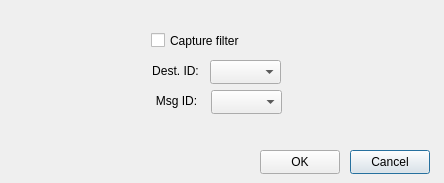
<?xml version="1.0" encoding="UTF-8"?>
<ui version="4.0">
 <class>LoggerCaptureSetup</class>
 <widget class="QDialog" name="LoggerCaptureSetup">
  <property name="geometry">
   <rect>
    <x>0</x>
    <y>0</y>
    <width>444</width>
    <height>183</height>
   </rect>
  </property>
  <property name="windowTitle">
   <string>Capture setup</string>
  </property>
  <widget class="QLabel" name="lbDestId">
   <property name="geometry">
    <rect>
     <x>150</x>
     <y>60</y>
     <width>51</width>
     <height>21</height>
    </rect>
   </property>
   <property name="layoutDirection">
    <enum>Qt::LeftToRight</enum>
   </property>
   <property name="text">
    <string>Dest. ID:</string>
   </property>
   <property name="alignment">
    <set>Qt::AlignCenter</set>
   </property>
  </widget>
  <widget class="QCheckBox" name="cbCaptureFilter">
   <property name="geometry">
    <rect>
     <x>151</x>
     <y>30</y>
     <width>111</width>
     <height>21</height>
    </rect>
   </property>
   <property name="text">
    <string>Capture filter</string>
   </property>
  </widget>
  <widget class="QLabel" name="lbMsgId">
   <property name="geometry">
    <rect>
     <x>151</x>
     <y>90</y>
     <width>51</width>
     <height>21</height>
    </rect>
   </property>
   <property name="layoutDirection">
    <enum>Qt::LeftToRight</enum>
   </property>
   <property name="text">
    <string>Msg ID:</string>
   </property>
   <property name="alignment">
    <set>Qt::AlignCenter</set>
   </property>
  </widget>
  <widget class="QComboBox" name="cbDestId">
   <property name="geometry">
    <rect>
     <x>210</x>
     <y>60</y>
     <width>71</width>
     <height>24</height>
    </rect>
   </property>
  </widget>
  <widget class="QComboBox" name="cbMsgId">
   <property name="geometry">
    <rect>
     <x>211</x>
     <y>90</y>
     <width>71</width>
     <height>24</height>
    </rect>
   </property>
  </widget>
  <widget class="QPushButton" name="btnCancel">
   <property name="geometry">
    <rect>
     <x>350</x>
     <y>150</y>
     <width>80</width>
     <height>24</height>
    </rect>
   </property>
   <property name="text">
    <string>Cancel</string>
   </property>
  </widget>
  <widget class="QPushButton" name="btnOK">
   <property name="geometry">
    <rect>
     <x>260</x>
     <y>150</y>
     <width>80</width>
     <height>24</height>
    </rect>
   </property>
   <property name="text">
    <string>OK</string>
   </property>
  </widget>
 </widget>
 <resources/>
 <connections/>
</ui>
